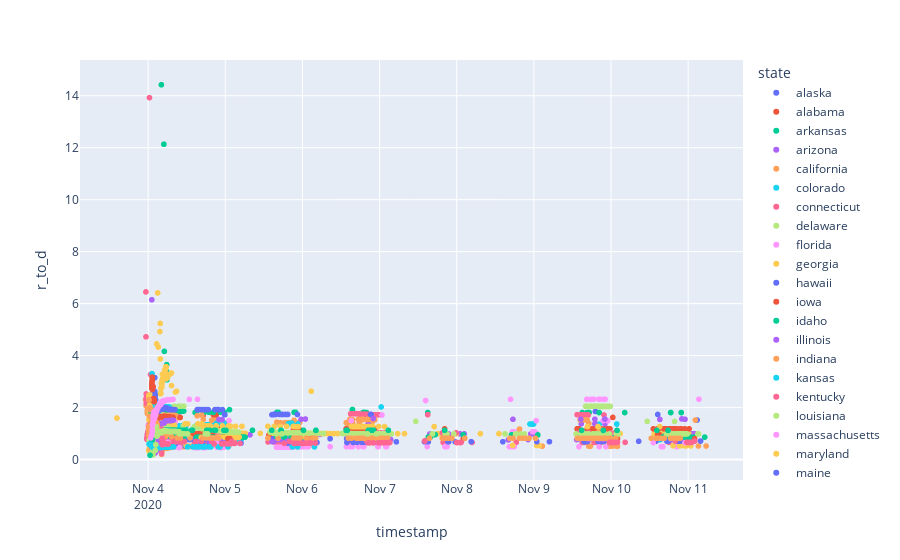

Notebook cell for this chart:
### Code cell
# fig = go.Figure()
# fig.add_trace(go.Scatter(x=dfn.index,y=dfn['r_to_d'],name='Ratio',mode='markers',))

fig = px.scatter(dfn,x=dfn.index,y=dfn['r_to_d'],color=dfn['state'])
pio.write_html(fig, file=f'ratio.html', auto_open=True)
fig.show()
